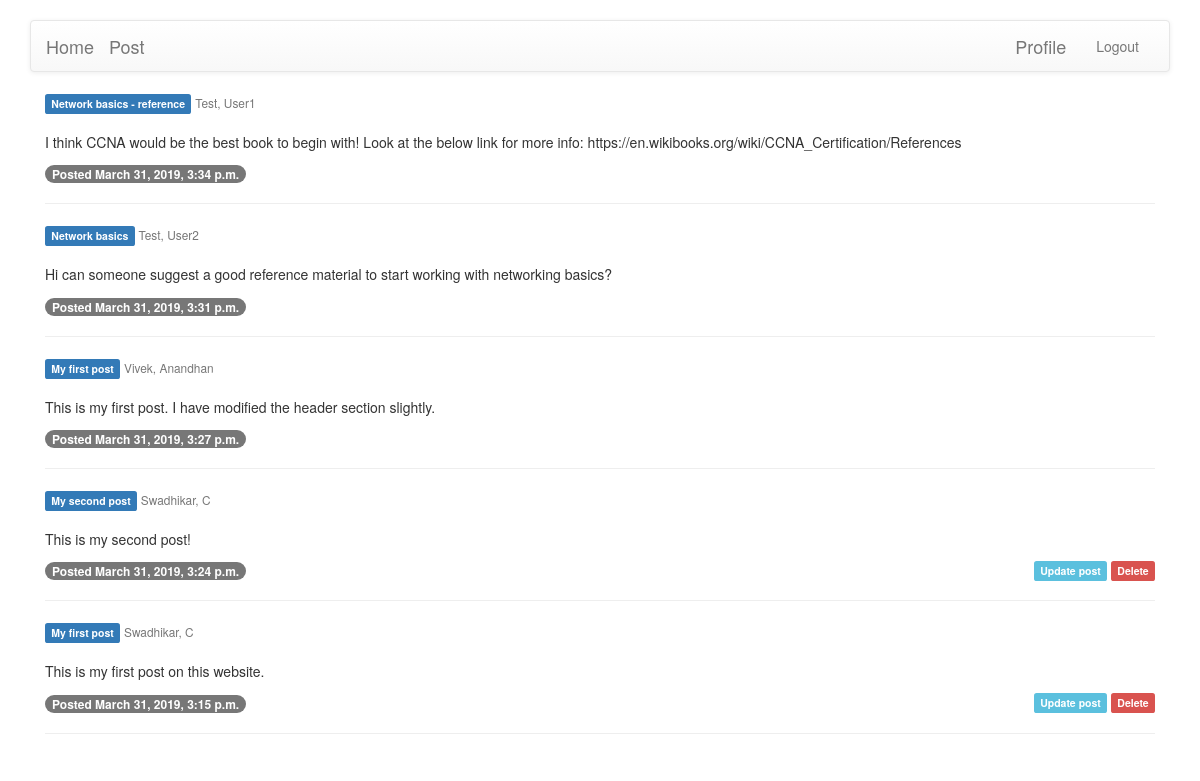
Page /blog/ (signed in) on the committed database.
### blog/models.py (models this page shows, shortened)
class Post(models.Model):
    title = models.CharField(max_length=100, default='sample title')
    content = models.TextField()
    author = models.ForeignKey(User, on_delete=models.CASCADE)
    date_posted = models.DateTimeField(default=datetime.now)

### blog/views.py (the view)
# urls.py: path('', blog_views.index, name='blog_home'),
def index(request):
    posts = Post.objects.all()
    context = {'posts': posts[::-1]}
    return render(request, 'blog/blog_home.html', context=context)

### blog/templates/blog/blog_home.html
{% extends 'base.html' %}
{% block body %}
<div class="container">
    {% for post in posts %}
        <div class="col-md-12">
            <h3 class="label label-primary">{{ post.title }}</h3>
            <span class="text-muted">
                <small>{{ post.author.first_name }}, {{ post.author.last_name }}</small>
            </span>
            <br>
            <br>
            <p>{{ post.content }}</p>
            <div>
                <span class="badge">Posted {{ post.date_posted }}</span>
                <div class="pull-right">
                    {% if user == post.author %}
                        <a href="{% url 'blog_update' post.id %}" class="label label-info">Update post</a>
                        <a href="{% url 'blog_delete' post.id %}" class="label label-danger">Delete</a>
                    {% endif %}
                </div>
            </div>
            <hr>
        </div>
    {% endfor %}
</div>
{% endblock %}

### rows in the picture
Post: title "Network basics - reference", author.first_name "Test", author.last_name "User1", content "I think CCNA would be the best book to begin with! Look at the below link for more info: https://en.wikibooks.org/wiki/CCNA_Certification/References", date_posted "March 31, 2019, 3:34 p.m."
Post: title "Network basics", author.first_name "Test", author.last_name "User2", content "Hi can someone suggest a good reference material to start working with networking basics?", date_posted "March 31, 2019, 3:31 p.m."
Post: title "My first post", author.first_name "Vivek", author.last_name "Anandhan", content "This is my first post. I have modified the header section slightly.", date_posted "March 31, 2019, 3:27 p.m."
Post: title "My second post", author.first_name "Swadhikar", author.last_name "C", content "This is my second post!", date_posted "March 31, 2019, 3:24 p.m.", shows "Update post"
Post: title "My first post", author.first_name "Swadhikar", author.last_name "C", content "This is my first post on this website.", date_posted "March 31, 2019, 3:15 p.m.", shows "Update post"
